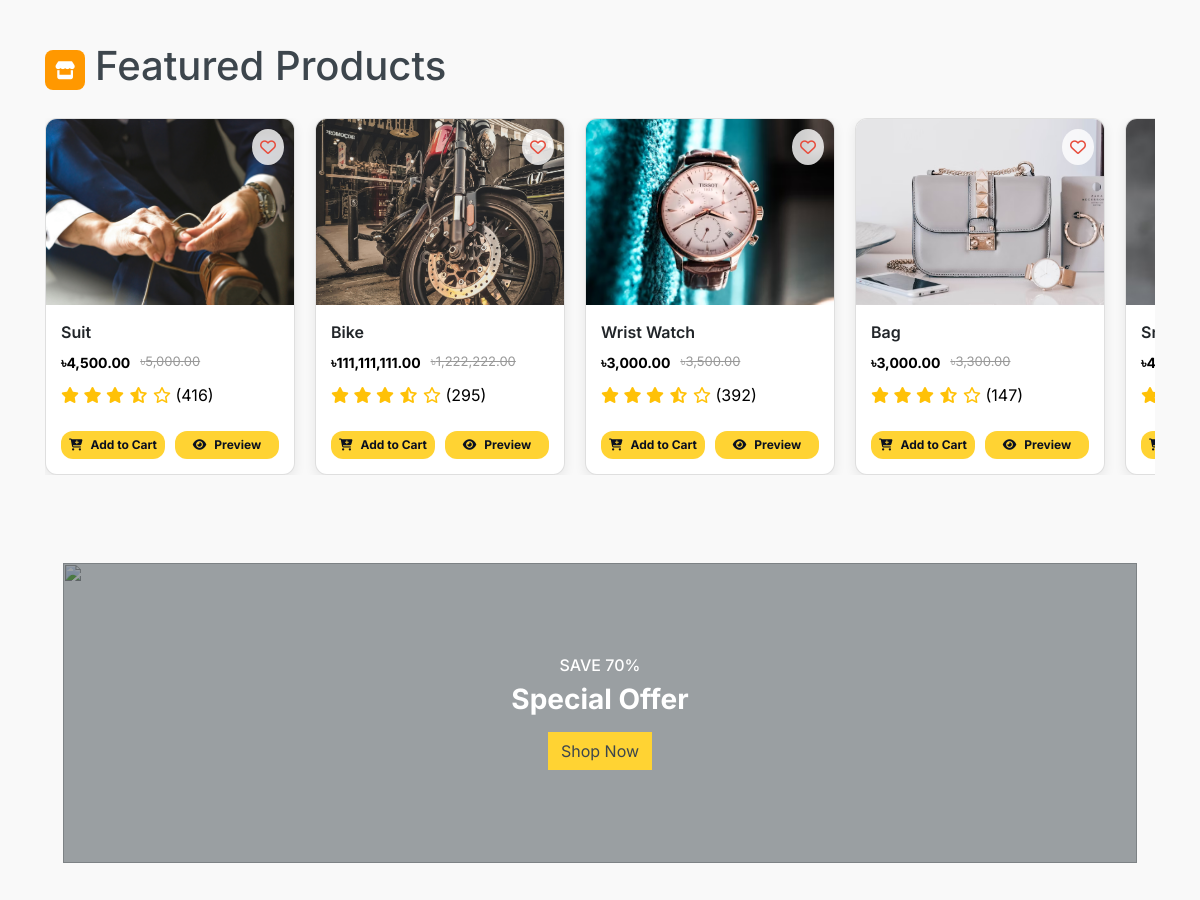
The page /index1.php (middle part) on the database as committed earlier.
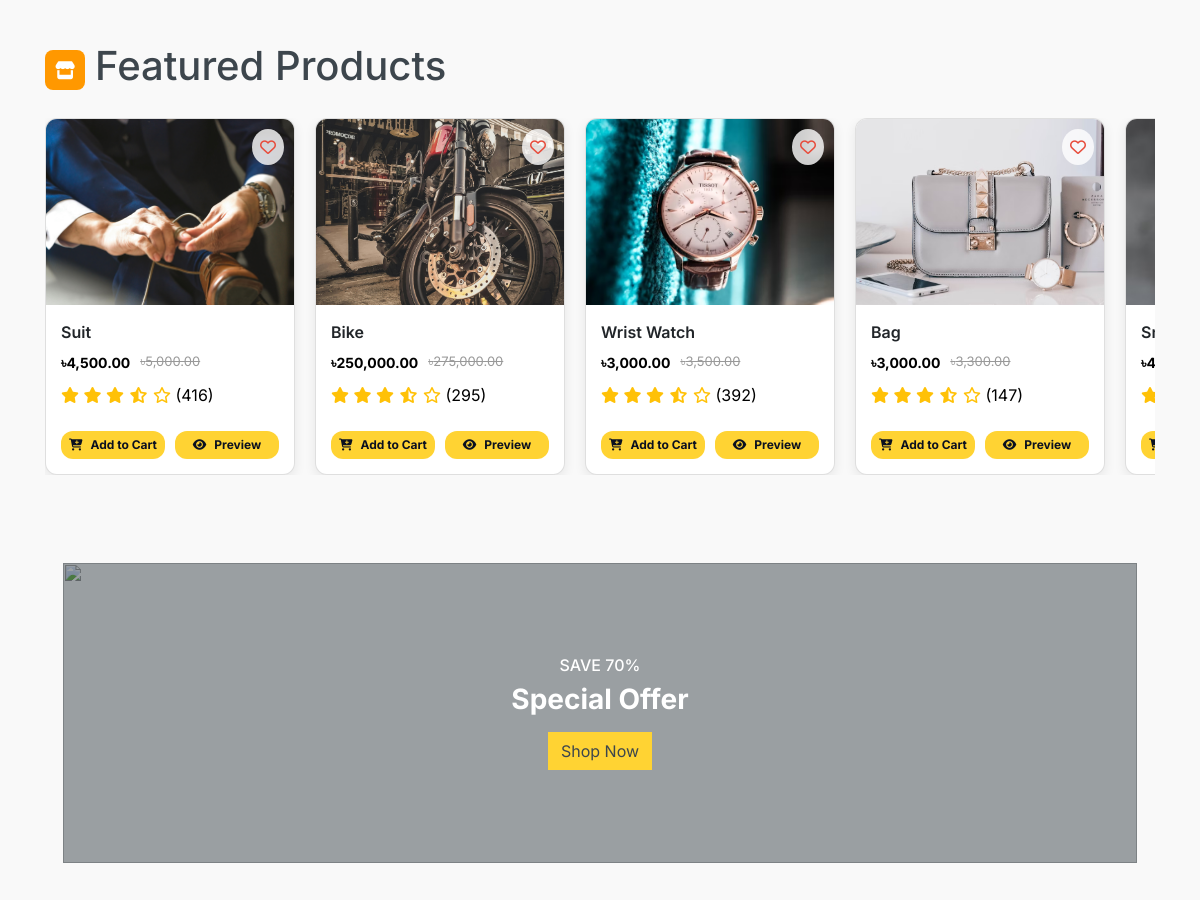
The same page on the database as committed later.
### tables this page shows
CREATE TABLE `products` (
  `id` int(11) NOT NULL,
  `user_id` int(11) DEFAULT NULL,
  `name` varchar(255) DEFAULT NULL,
  `images` text DEFAULT NULL,
  `price` decimal(15,2) DEFAULT NULL,
  `old_price` double(15,2) DEFAULT NULL,
  `description` text DEFAULT NULL,
  `category_id` int(11) DEFAULT NULL,
  `sub_category_id` int(11) DEFAULT NULL,
  `created_at` datetime DEFAULT current_timestamp(),
  `updated_at` datetime DEFAULT current_timestamp()
);

### includes/product_copy.php (the view, shortened to what this page needs)
<?php
$user_cart_products = [];
$user_wishlist_products = [];
$productQuery = "SELECT * FROM products ORDER BY id DESC";
$productResult = mysqli_query($con, $productQuery);
?>
<!DOCTYPE html>
<html lang="en">
<head>
<link rel="stylesheet" href="https://cdnjs.cloudflare.com/ajax/libs/font-awesome/6.4.0/css/all.min.css">
</head>
<body>
<div class="product-grid-wrapper">
    <div class="container">
        <header>
            <div class="brand">
                <div class="logo"><i class="fas fa-store"></i></div>
                <h1>Featured Products</h1>
            </div>
        </header>
        <div class="carousel-wrapper">
            <main class="carousel py-0">
                <?php while ($product = mysqli_fetch_assoc($productResult)): ?>
                    <div class="card">
                        <div class="media">
                            <img src="./admin/<?= htmlspecialchars($product['images']) ?>" alt="<?= htmlspecialchars($product['name']) ?>">
                            <button class="icon-btn add-to-wishlist" data-id="<?= $product['id'] ?>">
                                <i class="<?= in_array($product['id'], $user_wishlist_products) ? 'fas' : 'far' ?> fa-heart"></i>
                            </button>
                        </div>
                        <div class="content">
                            <div class="title"><?= htmlspecialchars($product['name']) ?></div>
                            <div class="price">
                                <div class="new text-black">৳<?= number_format($product['price'], 2) ?></div>
                                <div class="old">৳<?= number_format($product['old_price'], 2) ?></div>
                            </div>
                            <div class="rating text-warning">
                                <i class="fas fa-star"></i>
                                <i class="fas fa-star"></i>
                                <i class="fas fa-star"></i>
                                <i class="fas fa-star-half-alt"></i>
                                <i class="far fa-star"></i>
                                <span class="count text-black">(<?= rand(50, 500) ?>)</span>
                            </div>
                            <div class="actions mt-4">
                                <button class="p_btn  add-to-cart" data-id="<?= $product['id'] ?>" <?= in_array($product['id'], $user_cart_products) ? 'disabled' : '' ?>>
                                    <i class="fas fa-cart-plus"></i> <?= in_array($product['id'], $user_cart_products) ? 'Added' : 'Add to Cart' ?>
                                </button>
                                <a href="pages/preview.php?id=<?= $product['id'] ?>" class="p_btn">
                                    <i class="fas fa-eye"></i> Preview
                                </a>
                            </div>
                        </div>
                    </div>
                <?php endwhile; ?>
            </main>
        </div>
    </div>
</div>
</body>
</html>

Rows that differ between the two databases and show on the page:
changed products "Bike": price "111,111,111.00" → "250,000.00"; old_price "1,222,222.00" → "275,000.00"
